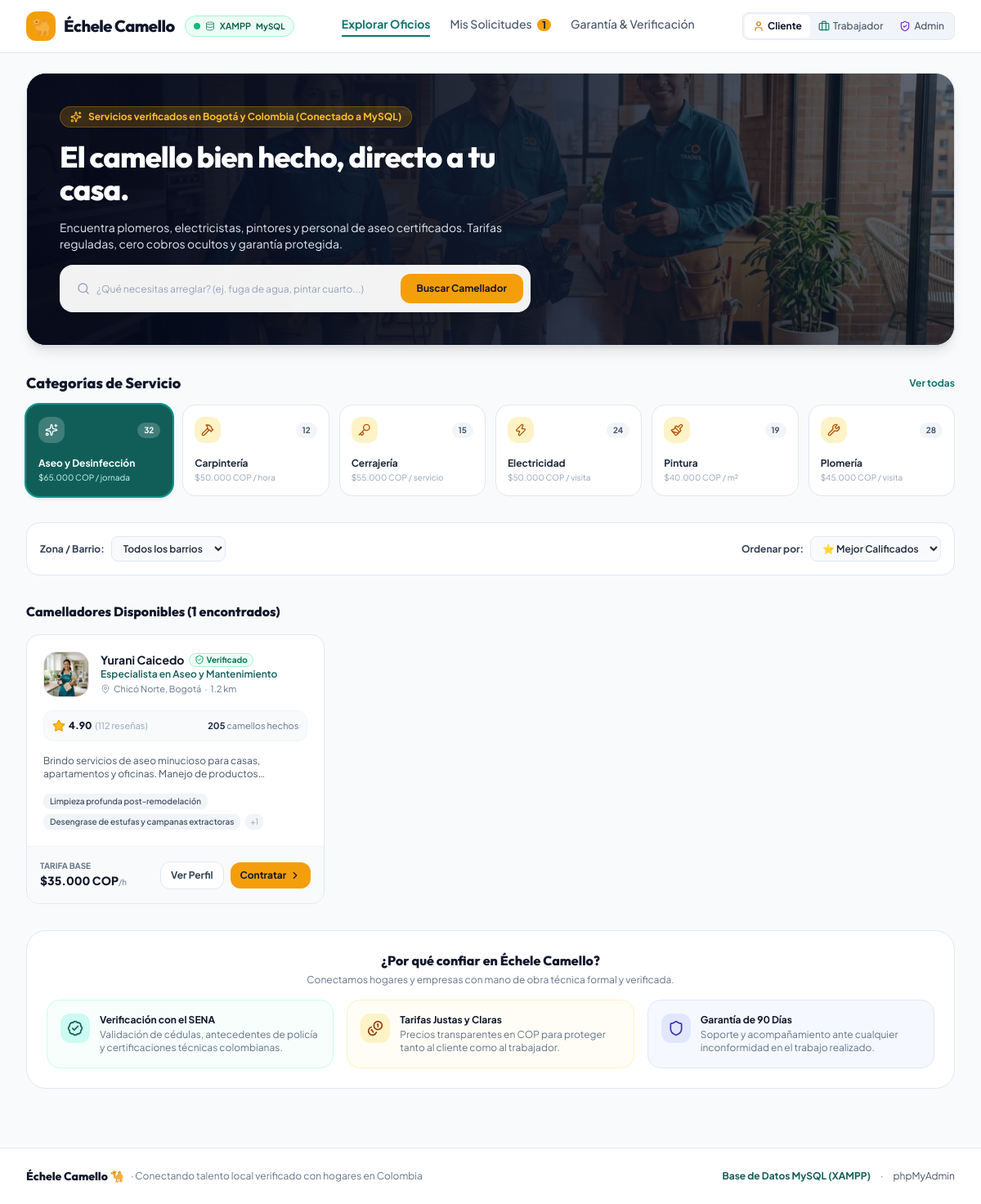
/php/index.php?tab=explorar&role=cliente&cat=aseo, run on the app's committed database.
### tables this page shows
CREATE TABLE `categories` (
  `id` VARCHAR(50) NOT NULL,
  `name` VARCHAR(100) NOT NULL,
  `iconName` VARCHAR(50) NOT NULL,
  `count` INT NOT NULL DEFAULT 0,
  `description` TEXT NOT NULL,
  `baseRate` VARCHAR(100) NOT NULL,
  PRIMARY KEY (`id`)
);

CREATE TABLE `workers` (
  `id` VARCHAR(50) NOT NULL,
  `name` VARCHAR(150) NOT NULL,
  `trade` VARCHAR(150) NOT NULL,
  `categoryId` VARCHAR(50) NOT NULL,
  `avatar` VARCHAR(255) NOT NULL,
  `rating` DECIMAL(3,2) NOT NULL DEFAULT 5.00,
  `reviewsCount` INT NOT NULL DEFAULT 0,
  `completedJobsCount` INT NOT NULL DEFAULT 0,
  `distanceKm` DECIMAL(4,1) NOT NULL DEFAULT 1.0,
  `neighborhood` VARCHAR(150) NOT NULL,
  `hourlyRate` INT NOT NULL DEFAULT 0,
  `baseServiceRate` INT NOT NULL DEFAULT 0,
  `bio` TEXT NOT NULL,
  `experienceYears` INT NOT NULL DEFAULT 0,
  `phone` VARCHAR(50) NOT NULL,
  `isVerified` TINYINT(1) NOT NULL DEFAULT 0,
  `documentStatus` ENUM('PENDIENTE_DE_VERIFICACION', 'VERIFICADO', 'RECHAZADO') NOT NULL DEFAULT 'PENDIENTE_DE_VERIFICACION',
  `isAvailableToday` TINYINT(1) NOT NULL DEFAULT 1,
  `specialties` LONGTEXT NOT NULL,
  `unavailableSlots` LONGTEXT NOT NULL,
  `created_at` TIMESTAMP DEFAULT CURRENT_TIMESTAMP,
  PRIMARY KEY (`id`),
  KEY `fk_worker_category` (`categoryId`),
  CONSTRAINT `fk_worker_category` FOREIGN KEY (`categoryId`) REFERENCES `categories` (`id`) ON DELETE CASCADE
);

### php/index.php (the view, shortened to what the rows shown need)
<?php
require_once __DIR__ . '/db.php';
require_once __DIR__ . '/functions.php';
$activeRole = $_GET['role'] ?? $_SESSION['role'] ?? 'cliente';
$activeTab = $_GET['tab'] ?? 'explorar';
$selectedCategory = $_GET['cat'] ?? null;
$selectedNeighborhood = $_GET['barrio'] ?? 'TODOS';
$searchQuery = trim($_GET['q'] ?? '');
$sortBy = $_GET['sort'] ?? 'rating';
$categories = getCategories($pdo);
$workers = getWorkers($pdo, $selectedCategory, $selectedNeighborhood, $searchQuery, $sortBy);
?>
<!DOCTYPE html>
<html lang="es">
<head>
    <script src="https://cdn.tailwindcss.com"></script>
</head>
<body class="min-h-screen flex flex-col text-slate-800">
    <main class="flex-1 max-w-7xl w-full mx-auto px-4 sm:px-6 lg:px-8 py-6 space-y-8">
        <?php if ($activeTab === 'explorar'): ?>
            <div class="relative rounded-3xl overflow-hidden shadow-lg border border-slate-200 bg-slate-900 min-h-[300px] flex items-center">
                <div class="relative z-10 max-w-2xl p-6 sm:p-10 space-y-4">
                    <h1 class="font-heading font-extrabold text-3xl sm:text-4xl text-white tracking-tight leading-tight">
                        El camello bien hecho, directo a tu casa.
                    </h1>
                </div>
            </div>
            <div class="space-y-3">
                <div class="flex items-center justify-between">
                    <h2 class="font-heading font-extrabold text-lg text-slate-900">Categorías de Servicio</h2>
                </div>
                <div class="grid grid-cols-2 sm:grid-cols-3 lg:grid-cols-6 gap-3">
                    <?php
                    $catIcons = [
                        'plomeria' => 'wrench',
                        'electricidad' => 'zap',
                        'pintura' => 'paintbrush',
                        'aseo' => 'sparkles',
                        'cerrajeria' => 'key',
                        'carpinteria' => 'hammer'
                    ];
                    foreach ($categories as $cat):
                        $isSelected = ($selectedCategory === $cat['id']);
                        $icon = $catIcons[$cat['id']] ?? 'briefcase';
                    ?>
                        <a href="index.php?tab=explorar&role=<?php echo $activeRole; ?>&cat=<?php echo $cat['id']; ?><?php echo !empty($searchQuery) ? '&q=' . urlencode($searchQuery) : ''; ?>" class="p-3.5 rounded-2xl border transition-all text-left flex flex-col justify-between h-28 group <?php echo $isSelected ? 'bg-teal-800 text-white border-teal-800 shadow-md ring-2 ring-teal-600' : 'bg-white hover:bg-slate-50 border-slate-200 text-slate-800 hover:shadow-xs'; ?>">
                            <div class="flex items-center justify-between">
                                <div class="w-8 h-8 rounded-xl flex items-center justify-center <?php echo $isSelected ? 'bg-white/20 text-white' : 'bg-amber-100 text-amber-700 group-hover:bg-amber-200'; ?>">
                                    <i data-lucide="<?php echo $icon; ?>" class="w-4 h-4"></i>
                                </div>
                                <span class="text-[10px] font-bold px-2 py-0.5 rounded-full <?php echo $isSelected ? 'bg-white/20 text-white' : 'bg-slate-100 text-slate-600'; ?>">
                                    <?php echo $cat['count']; ?>
                                </span>
                            </div>
                            <div>
                                <div class="font-bold text-xs"><?php echo htmlspecialchars($cat['name']); ?></div>
                                <div class="text-[10px] mt-0.5 line-clamp-1 <?php echo $isSelected ? 'text-teal-100' : 'text-slate-400'; ?>">
                                    <?php echo htmlspecialchars($cat['baseRate']); ?>
                                </div>
                            </div>
                        </a>
                    <?php endforeach; ?>
                </div>
            </div>
            <div>
                <?php if (empty($workers)): ?>
                    <div class="bg-white p-10 rounded-2xl border border-slate-200 text-center space-y-3">
                        <div class="w-12 h-12 rounded-full bg-slate-100 flex items-center justify-center mx-auto text-slate-400">
                            <i data-lucide="search-x" class="w-6 h-6"></i>
                        </div>
                        <h4 class="font-bold text-sm text-slate-800">No se encontraron camelladores</h4>
                        <p class="text-xs text-slate-500">Intenta cambiando el filtro de búsqueda o seleccionando otro barrio.</p>
                        <a href="index.php?tab=explorar&role=<?php echo $activeRole; ?>" class="inline-block px-4 py-2 bg-teal-800 text-white rounded-xl text-xs font-bold">Ver todos los camelladores</a>
                    </div>
                <?php else: ?>
                    <div class="grid grid-cols-1 md:grid-cols-2 lg:grid-cols-3 gap-5">
                        <?php foreach ($workers as $worker): ?>
                            <div class="bg-white rounded-2xl border border-slate-200 shadow-xs hover:shadow-md transition-all overflow-hidden flex flex-col justify-between">
                                <div class="p-5 space-y-4">
                                    <div class="flex items-start gap-3.5">
                                        <img src="<?php echo htmlspecialchars($worker['avatar_url']); ?>" alt="<?php echo htmlspecialchars($worker['name']); ?>" class="w-14 h-14 rounded-2xl object-cover border border-slate-200 shadow-2xs shrink-0">
                                        <div class="flex-1 min-w-0">
                                            <div class="flex items-center gap-1.5 flex-wrap">
                                                <h4 class="font-bold text-sm text-slate-900 truncate">
                                                    <?php echo htmlspecialchars($worker['name']); ?>
                                                </h4>
                                                <?php if ($worker['isVerified']): ?>
                                                    <span class="badge-verified px-1.5 py-0.2 rounded-full text-[10px] font-bold flex items-center gap-0.5">
                                                        <i data-lucide="shield-check" class="w-3 h-3 text-emerald-600"></i> Verificado
                                                    </span>
                                                <?php endif; ?>
                                            </div>
                                            <div class="text-xs text-teal-800 font-semibold line-clamp-1">
                                                <?php echo htmlspecialchars($worker['trade']); ?>
                                            </div>
                                            <div class="text-[11px] text-slate-500 flex items-center gap-1 mt-0.5">
                                                <i data-lucide="map-pin" class="w-3 h-3 text-slate-400"></i>
                                                <span><?php echo htmlspecialchars($worker['neighborhood']); ?></span>
                                                <span>·</span>
                                                <span><?php echo $worker['distanceKm']; ?> km</span>
                                            </div>
                                        </div>
                                    </div>
                                    <div class="bg-slate-50 p-2.5 rounded-xl border border-slate-100 flex items-center justify-between text-xs">
                                        <div class="flex items-center gap-1">
                                            <i data-lucide="star" class="w-4 h-4 fill-amber-400 text-amber-500"></i>
                                            <span class="font-extrabold text-slate-900"><?php echo number_format($worker['rating'], 2); ?></span>
                                            <span class="text-slate-400 text-[11px]">(<?php echo $worker['reviewsCount']; ?> reseñas)</span>
                                        </div>
                                        <div class="text-slate-500 text-[11px]">
                                            <strong class="text-slate-800 font-bold"><?php echo $worker['completedJobsCount']; ?></strong> camellos hechos
                                        </div>
                                    </div>
                                    <p class="text-xs text-slate-600 line-clamp-2">
                                        <?php echo htmlspecialchars($worker['bio']); ?>
                                    </p>
                                    <?php if (!empty($worker['specialties_list'])): ?>
                                        <div class="flex flex-wrap gap-1.5">
                                            <?php foreach (array_slice($worker['specialties_list'], 0, 2) as $spec): ?>
                                                <span class="px-2 py-0.5 bg-slate-100 text-slate-700 rounded-lg text-[10px] font-medium">
                                                    <?php echo htmlspecialchars($spec); ?>
                                                </span>
                                            <?php endforeach; ?>
                                            <?php if (count($worker['specialties_list']) > 2): ?>
                                                <span class="px-1.5 py-0.5 bg-slate-100 text-slate-400 rounded-lg text-[10px]">
                                                    +<?php echo count($worker['specialties_list']) - 2; ?>
                                                </span>
                                            <?php endif; ?>
                                        </div>
                                    <?php endif; ?>
                                </div>
                                <div class="p-4 bg-slate-50 border-t border-slate-100 flex items-center justify-between gap-2">
                                    <div>
                                        <div class="text-[10px] text-slate-500 uppercase font-bold">Tarifa Base</div>
                                        <div class="font-extrabold text-slate-900 text-sm">
                                            <?php echo formatCOP($worker['hourlyRate']); ?><span class="text-[10px] font-normal text-slate-500">/h</span>
                                        </div>
                                    </div>
                                    <div class="flex items-center gap-2">
                                        <button onclick="openWorkerModal('<?php echo $worker['id']; ?>')" class="px-3 py-2 bg-white hover:bg-slate-100 border border-slate-200 text-slate-700 rounded-xl text-xs font-bold transition-all shadow-2xs">
                                            Ver Perfil
                                        </button>
                                        <button onclick="openBookingModal('<?php echo $worker['id']; ?>', '<?php echo htmlspecialchars(addslashes($worker['name'])); ?>', '<?php echo htmlspecialchars(addslashes($worker['trade'])); ?>', '<?php echo $worker['hourlyRate']; ?>', '<?php echo htmlspecialchars(addslashes($worker['avatar_url'])); ?>', '<?php echo htmlspecialchars($worker['phone']); ?>')" class="px-3 py-2 bg-amber-500 hover:bg-amber-600 text-slate-900 rounded-xl text-xs font-bold transition-all shadow-xs flex items-center gap-1">
                                            <span>Contratar</span>
                                            <i data-lucide="chevron-right" class="w-3.5 h-3.5"></i>
                                        </button>
                                    </div>
                                </div>
                            </div>
                        <?php endforeach; ?>
                    </div>
                <?php endif; ?>
            </div>
        <?php endif; ?>
    </main>
</body>
</html>

### data on the page
categories: count "32", name "Aseo y Desinfección", baseRate "$65.000 COP / jornada"
categories: count "12", name "Carpintería", baseRate "$50.000 COP / hora"
categories: count "15", name "Cerrajería", baseRate "$55.000 COP / servicio"
categories: count "24", name "Electricidad", baseRate "$50.000 COP / visita"
categories: count "19", name "Pintura", baseRate "$40.000 COP / m²"
categories: count "28", name "Plomería", baseRate "$45.000 COP / visita"
workers: name "Yurani Caicedo", isVerified 1 (drawn), trade "Especialista en Aseo y Mantenimiento", neighborhood "Chicó Norte, Bogotá", distanceKm "1.2", rating "4.90", reviewsCount "112", completedJobsCount "205", bio "Brindo servicios de aseo minucioso para casas, apartamentos y oficinas. Manejo de…", spec "Limpieza profunda post-remodelación", spec "Desengrase de estufas y campanas extractoras", count($worker['specialties_list']) - 2 "1", hourlyRate "$35.000 COP"

### other printed values
$pendingCount "1"
count($workers) "1"
